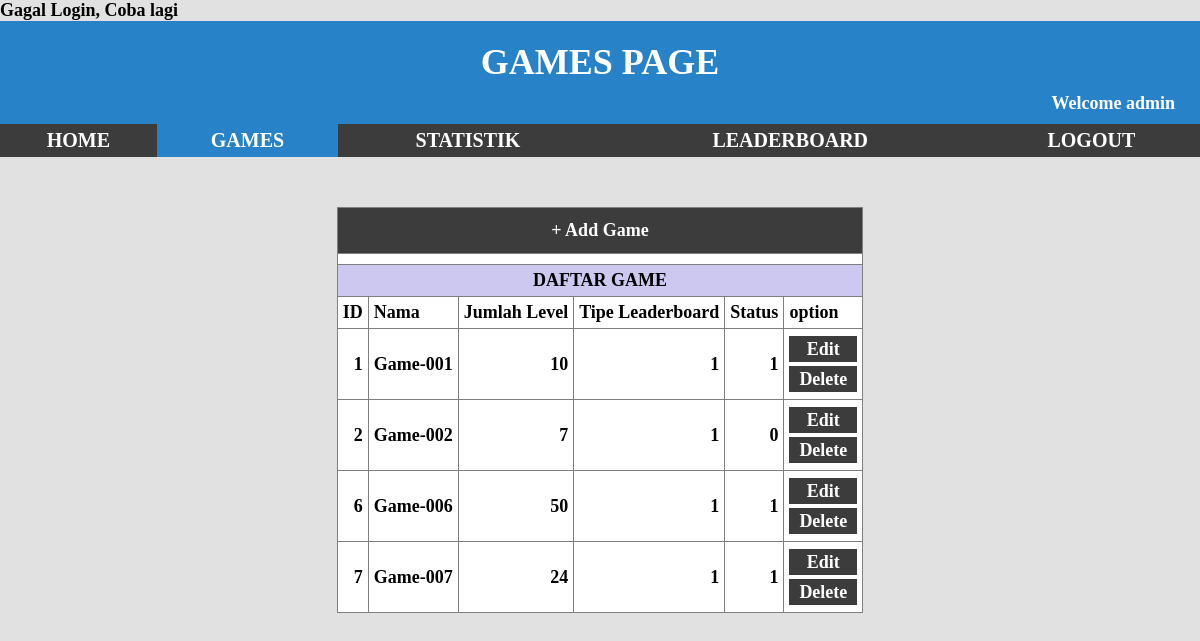
The app's page /user/games.php (signed in) with its own data.
### tables this page shows
CREATE TABLE `game_tbl` (
  `game_id` int(255) NOT NULL,
  `nama` varchar(50) NOT NULL,
  `jumlah_level` int(11) NOT NULL,
  `tipe_leaderboard` int(2) NOT NULL,
  `status` tinyint(1) NOT NULL
);

### database.php (called while the page is built, shortened)
<?php
class Database
{
   function get($query)
   {
       include("database_connect.php");
       $result = $conn->query($query);
       if ($result->num_rows > 0)
       {
           return $result;
       }
       return null;
   }
}
?>

### user/games.php (the view, shortened to what this page needs)
<?php
include("../database.php");
$db = new Database();
$nik = (isset($_SESSION['nik'])) ? $_SESSION['nik'] : "";
$token = (isset($_SESSION['token'])) ? $_SESSION['token'] : "";
if($token && $nik)
{
    $games = $db->get("SELECT * FROM game_tbl");
}
else
{
    header("Location: http://localhost/course_backend/");
}
?>
<link rel="stylesheet" href="../style.css">
<h1 class="title">GAMES PAGE</h1>
<h6 class="userinfo">Welcome <?php echo $nik ?></h6>
<table class="nav">
    <tr>
        <th><a href="http://localhost/course_backend/user/">HOME</a></th>
        <th class="active"><a href="http://localhost/course_backend/user/games.php">GAMES</a></th>
        <th><a href="http://localhost/course_backend/user/statistik.php">STATISTIK</a></th>
        <th><a href="http://localhost/course_backend/user/leaderboard.php">LEADERBOARD</a></th>
        <th class="logout"><a href="http://localhost/course_backend/user/logout.php">LOGOUT</a></th>
    </tr>
</table>
<table class="content" border=1 >
    <tr>
        <td class="btn-cell" colspan=6>
            <a class="btn w-100" href="game_add.php">+ Add Game</button>
        </td>
    </tr>
    <tr><td colspan=6></td></tr>
    <tr><td align="center" colspan=6 class="title">DAFTAR GAME</td></tr>
    <tr><td>ID</td><td>Nama</td><td>Jumlah Level</td><td>Tipe Leaderboard</td><td>Status</td><td>option</td></tr>
    <?php
        while($row = mysqli_fetch_assoc($games))
        {
    ?>
        <tr>
            <td class="numeric-cell"><?php echo $row['game_id']?></td>
            <td><?php echo $row['nama']?></td>
            <td class="numeric-cell"><?php echo $row['jumlah_level']?></td>
            <td class="numeric-cell"><?php echo $row['tipe_leaderboard']?></td>
            <td class="numeric-cell"><?php echo $row['status']?></td>
            <td>
                <form action="game_edit.php" method="POST">
                    <button type="submit">Edit</button>
                </form>
                <form action="game_deletion.php" method="POST">
                    <button type="submit">Delete</button>
                </form>
            </td>
        </tr>
        <?php
        }
   ?>
</table>

### style.css (style rules this page uses)
* { font: bold 18px "century gothic"; margin: 0; }
button { cursor: pointer; }
.w-100 { width: 100%; }
h1.title { width: 100%; padding: 20px 0 10px; text-align: center; font-size: 36px; background: rgb(40,130,200); color: white; }
h6.userinfo { font-size: 18px; text-align: right; padding: 0 25px 10px 0; background: rgb(40,130,200); color: white; }
table.nav { width: 100%; background: rgb(240,170,10); border-collapse: collapse; }
table.nav tr th { background: rgb(60,60,60); color: white; transition: 0.25s; padding: 5px 0 5px; vertical-align: middle; text-align: center; border: 0px none; }
table.nav tr th a { text-decoration: none; color: white; font-size: 20px; display: block; transition: 0.25s; }
table.nav tr th.active { background: rgb(40,130,200); }
td { background: white; }
table.content tr td.title { background: rgb(205,200,240); }
table.content { margin: 50px auto; border-collapse: collapse; }
table.content tr td { padding: 5px; }
table.content tr td.numeric-cell { text-align: right; }
table.content tr td.btn-cell { padding: 0px; }
table.content tr td form button { background: rgb(60,60,60); color: white; transition: 0.25s; border: 0px none; margin: 2px 0; padding: 2.5px 10px; width: 100%; }
.btn { display: block; text-align: center; transition: 0.25s; padding: 12px 0; background: rgb(60,60,60); color: white; text-decoration: none; }

### records on screen
game_tbl: game_id "1", nama "Game-001", jumlah_level "10", tipe_leaderboard "1", status "1"
game_tbl: game_id "2", nama "Game-002", jumlah_level "7", tipe_leaderboard "1", status "0"
game_tbl: game_id "6", nama "Game-006", jumlah_level "50", tipe_leaderboard "1", status "1"
game_tbl: game_id "7", nama "Game-007", jumlah_level "24", tipe_leaderboard "1", status "1"

### other values on screen
$nik "admin"
